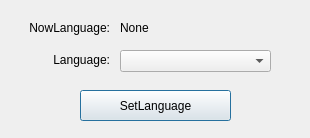
<?xml version="1.0" encoding="UTF-8"?>
<ui version="4.0">
 <class>FireDogSwitchLanguageClass</class>
 <widget class="QDialog" name="FireDogSwitchLanguageClass">
  <property name="geometry">
   <rect>
    <x>0</x>
    <y>0</y>
    <width>310</width>
    <height>138</height>
   </rect>
  </property>
  <property name="sizePolicy">
   <sizepolicy hsizetype="Maximum" vsizetype="Maximum">
    <horstretch>0</horstretch>
    <verstretch>0</verstretch>
   </sizepolicy>
  </property>
  <property name="minimumSize">
   <size>
    <width>310</width>
    <height>138</height>
   </size>
  </property>
  <property name="windowTitle">
   <string>Form</string>
  </property>
  <widget class="QLabel" name="labelLanguage">
   <property name="geometry">
    <rect>
     <x>10</x>
     <y>52</y>
     <width>100</width>
     <height>16</height>
    </rect>
   </property>
   <property name="text">
    <string>Language:</string>
   </property>
   <property name="alignment">
    <set>Qt::AlignRight|Qt::AlignTrailing|Qt::AlignVCenter</set>
   </property>
  </widget>
  <widget class="QComboBox" name="comboBoxLanguage">
   <property name="geometry">
    <rect>
     <x>120</x>
     <y>50</y>
     <width>151</width>
     <height>22</height>
    </rect>
   </property>
  </widget>
  <widget class="QPushButton" name="pushButtonSetLanguage">
   <property name="geometry">
    <rect>
     <x>80</x>
     <y>90</y>
     <width>151</width>
     <height>31</height>
    </rect>
   </property>
   <property name="text">
    <string>SetLanguage</string>
   </property>
  </widget>
  <widget class="QLabel" name="labelNowLanguageMsg">
   <property name="geometry">
    <rect>
     <x>10</x>
     <y>20</y>
     <width>100</width>
     <height>16</height>
    </rect>
   </property>
   <property name="text">
    <string>NowLanguage:</string>
   </property>
   <property name="alignment">
    <set>Qt::AlignRight|Qt::AlignTrailing|Qt::AlignVCenter</set>
   </property>
  </widget>
  <widget class="QLabel" name="labelNowLanguage">
   <property name="geometry">
    <rect>
     <x>120</x>
     <y>20</y>
     <width>151</width>
     <height>16</height>
    </rect>
   </property>
   <property name="text">
    <string>None</string>
   </property>
  </widget>
 </widget>
 <resources/>
 <connections/>
</ui>
